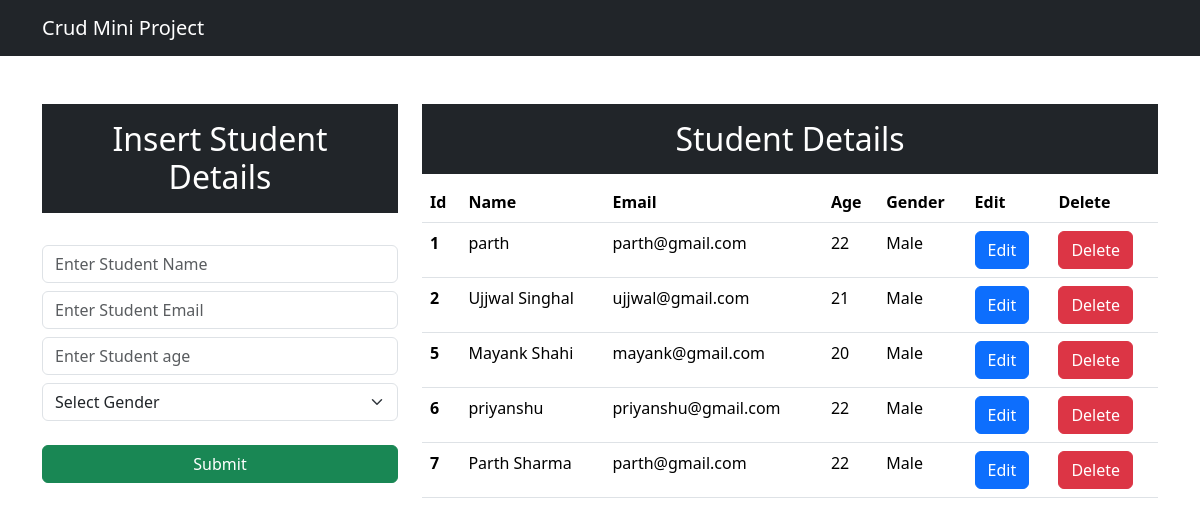
The app's page /, older data.
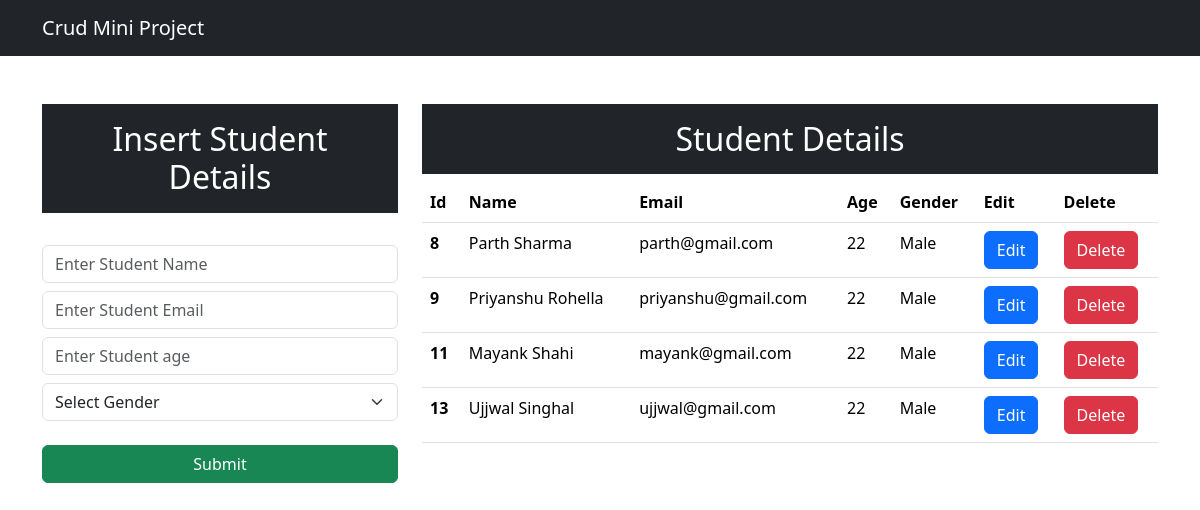
The same page, newer data.
### crudapp/models.py (models this page shows)
class Student(models.Model):
    name = models.CharField(max_length = 25, blank = False, null = False)
    email = models.EmailField()
    age = models.IntegerField()
    gender = models.CharField(max_length= 25, blank = False, null = False)
    def __str__(self):
        return self.name

### crudapp/views.py (the view)
# urls.py: path("", views.index, name = "index"),
def index(request):
    data = Student.objects.all()
    print(data)
    context = {"data":data}
    print(context)
    return render(request, "index.html", context)

### templates/index.html (shortened to what this page needs)
<!DOCTYPE html>
<html lang="en">
  <head>
    <link
      href="https://cdn.jsdelivr.net/npm/bootstrap@5.3.3/dist/css/bootstrap.min.css"
      rel="stylesheet"
    />
  </head>
  <body>
    <nav class="navbar navbar-expand-lg navbar-dark bg-dark">
      <div class="container-md">
        <a class="navbar-brand" href="/">Crud Mini Project</a>
      </div>
    </nav>
    <div class="container mt-5">
      <div class="row">
        <div class="col-md-4">
          <h2 class="text-white bg-dark text-center p-3">
            Insert Student Details
          </h2>
          <br />
          <form action="/insert" method="post">
            <div class="form-group">
              <input type="text" class="form-control" placeholder = "Enter Student Name" name = "name" required">
            </div>
            <div class="form-group">
              <input type="email" class="form-control mt-2" placeholder = "Enter Student Email" name = "email" required">
            </div>
            <div class="form-group">
              <input type="number" class="form-control mt-2" placeholder =
              "Enter Student age" name = "age" required">
            </div>
            <div class="form-group">
              <select
                id="gender"
                class="form-select mt-2"
                name="gender"
                required
              >
                <option selected>Select Gender</option>
              </select>
            </div>
            <br />
            <div class="d-grid gap-2">
              <button class="btn btn-success" type="submit">Submit</button>
            </div>
          </form>
        </div>
        <div class="col-md-8">
          <h2 class="text-center text-white bg-dark p-3">Student Details</h2>
          <table class="table">
            <thead>
              <tr>
                <th scope="col">Id</th>
                <th scope="col">Name</th>
                <th scope="col">Email</th>
                <th scope="col">Age</th>
                <th scope="col">Gender</th>
                <th scope="col">Edit</th>
                <th scope="col">Delete</th>
              </tr>
            </thead>
            <tbody>
              {% for d in data %}
              <tr>
                <th scope="row">{{d.id}}</th>
                <td>{{d.name}}</td>
                <td>{{d.email}}</td>
                <td>{{d.age}}</td>
                <td>{{d.gender}}</td>
                <td>
                  <a
                    type="button"
                    href="/update/{{d.id}}"
                    class="btn btn-primary"
                    >Edit</a
                  >
                </td>
                <td>
                  <a
                    type="button"
                    href="/delete/{{d.id}}"
                    class="btn btn-danger"
                    >Delete</a
                  >
                </td>
              </tr>
              {% endfor %}
            </tbody>
          </table>
        </div>
      </div>
    </div>
  </body>
</html>

Row changes from the older to the newer data that the page shows:
removed Student: id "1", name "parth", email "parth@gmail.com", age "22", gender "Male"
removed Student: id "2", name "Ujjwal Singhal", email "ujjwal@gmail.com", age "21", gender "Male"
removed Student: id "5", name "Mayank Shahi", email "mayank@gmail.com", age "20", gender "Male"
removed Student: id "6", name "priyanshu", email "priyanshu@gmail.com", age "22", gender "Male"
removed Student: id "7", name "Parth Sharma", email "parth@gmail.com", age "22", gender "Male"
added Student: id "8", name "Parth Sharma", email "parth@gmail.com", age "22", gender "Male"
added Student: id "9", name "Priyanshu Rohella", email "priyanshu@gmail.com", age "22", gender "Male"
added Student: id "11", name "Mayank Shahi", email "mayank@gmail.com", age "22", gender "Male"
added Student: id "13", name "Ujjwal Singhal", email "ujjwal@gmail.com", age "22", gender "Male"
